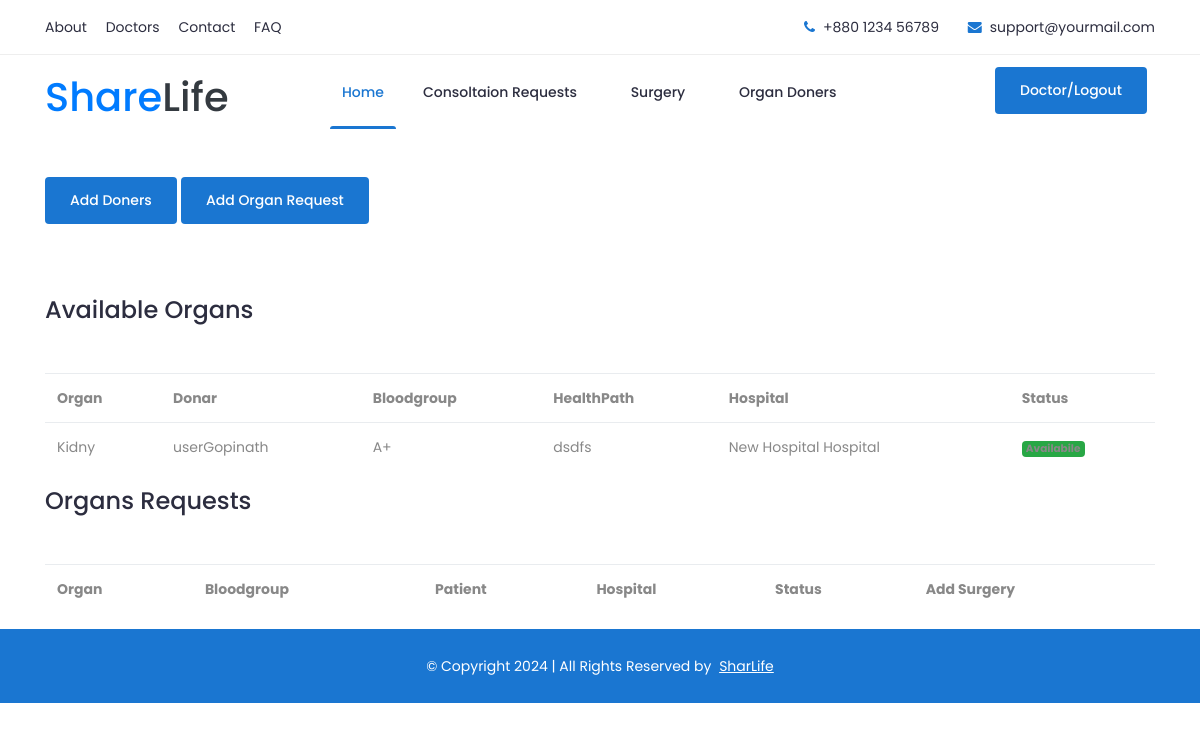
The page /Donation/DoctordonationView (signed in) on the database as committed earlier.
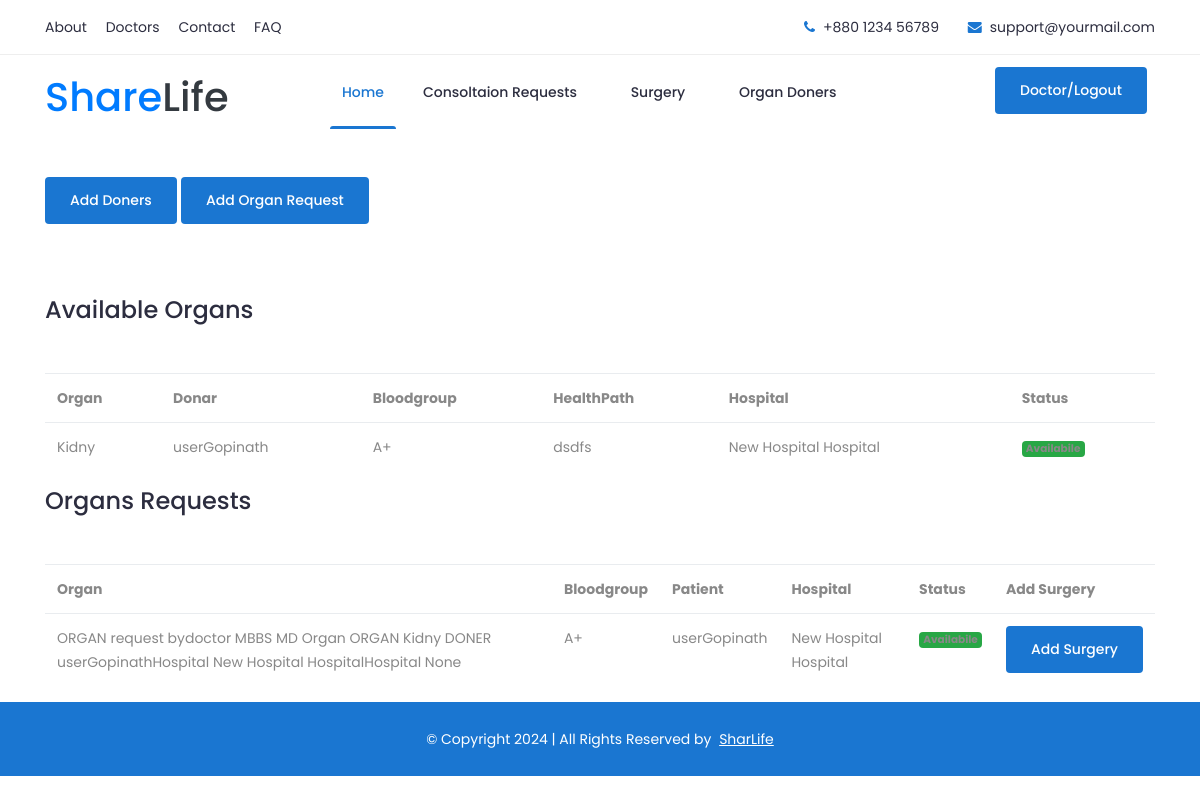
The same page on the database as committed later.
### Donation/models.py (models this page shows)
class OrganDonation(models.Model):
    options = (("A+","A+"),("A-","A-"),("B+","B+"),("B-","B-"),("AB+","AB+"),("AB-","AB-"),("O+","O+"),("O-","O-"))
    doner = models.ForeignKey(UserProfile, on_delete = models.CASCADE, null = True)
    organ = models.CharField(max_length = 255)
    Bloodgroup = models.CharField(max_length=255, choices= options)
    HealthPath = models.CharField(max_length = 1000)
    Hospital = models.ForeignKey(HospitalProfile, on_delete = models.SET_NULL, null = True)
    availability = models.BooleanField(default = True)
    def __str__(self):
        return "ORGAN " + str(self.organ) + " DONER " + str(self.doner) + "Hospital " + str(self.Hospital)

class Organrequest(models.Model):
    Organ = models.ForeignKey(OrganDonation,on_delete = models.CASCADE)
    doctor = models.ForeignKey(DoctorProfile, on_delete = models.SET_NULL, null = True)
    hospitel = models.ForeignKey(HospitalProfile, on_delete = models.SET_NULL, null = True)
    patient = models.ForeignKey(UserProfile, on_delete = models.CASCADE, null = True)
    request_status = models.BooleanField(default = True)
    def __str__(self):
        return "ORGAN request by" + str(self.doctor) + " Organ " + str(self.Organ) + "Hospital " + str(self.hospitel)

### Home/models.py (models this page shows)
class UserProfile(models.Model):
    options = (("A+","A+"),("A-","A-"),("B+","B+"),("B-","B-"),("AB+","AB+"),("AB-","AB-"),("O+","O+"),("O-","O-"))
    last_name = models.CharField(max_length=255)
    date_of_birth = models.DateField(auto_now_add = False)
    Bloodgroup = models.CharField(max_length=255, choices= options)
    Address = models.CharField(max_length=255)
    district = models.CharField(max_length=255)
    state = models.CharField(max_length=255)
    phone = models.CharField(max_length=20)
    profile_pic = models.FileField(upload_to="profilepic")
    user = models.OneToOneField(User,on_delete = models.CASCADE,null = True)
    def __str__(self):
        return str(self.user.first_name) + str(self.last_name)

class HospitalProfile(models.Model):
    user = models.ForeignKey(User, on_delete=models.CASCADE,null = True)
    name = models.CharField(max_length=255)
    Address = models.CharField(max_length=255)
    district = models.CharField(max_length=255)
    state = models.CharField(max_length=255)
    phone = models.CharField(max_length=20)
    profile_pic = models.FileField(upload_to="profilepic")
    active = models.BooleanField(default = False)
    def __str__(self):
        return str(self.name) + " Hospital"

class DoctorProfile(models.Model):
    user = models.ForeignKey(User, on_delete=models.CASCADE,null = True)
    last_name = models.CharField(max_length=255)
    Address = models.CharField(max_length=255)
    district = models.CharField(max_length=255)
    state = models.CharField(max_length=255)
    phone = models.CharField(max_length=20)
    Specilisation = models.CharField(max_length=255)
    profile_pic = models.FileField(upload_to="profilepic")
    active = models.BooleanField(default = False)
    def __str__(self):
        return str(self.user.first_name) + " " + str(self.Specilisation)

### Donation/views.py (the view)
# urls.py: path("DoctordonationView",views.DoctordonationView,name="DoctordonationView"),
def DoctordonationView(request):
    donation = OrganDonation.objects.all()
    donationrequest = Organrequest.objects.filter(doctor = DoctorProfile.objects.get(user  = request.user))
    context = {
        "donation":donation,
        "donationrequest":donationrequest
    }
    return render(request,"organdoners.html",context)

### templates/organdoners.html (shortened to what this page needs)
{% extends 'doctorindex.html' %}
{% block content %}
<div class="container mt-5">
    <a href="{%url 'OrganDonationAdd' %}" class="btn">Add Doners</a>
    <a href="{%url 'AddOrganRequets' %}" class="btn">Add Organ Request</a>
<br><br>
        <br><br>
        <h4>Available Organs</h4><br><br>
    <table class="table">
        <tr>
            <th>Organ</th>
            <th>Donar</th>
            <th>Bloodgroup</th>
            <th>HealthPath</th>
            <th>Hospital</th>
            <th>Status</th>
        </tr>
        {% for i in donation %}
        <tr>
            <td>{{i.organ}}</td>
            <td>{{i.doner}}</td>
            <td>{{i.Bloodgroup}}</td>
            <td>{{i.HealthPath}}</td>
            <td>{{i.Hospital}}</td>
            <td>
                {% if i.availability == False %}
                <span  class="badge bg-warning">Not Availabile</span>
                {% else %}
                <span class="badge bg-success">Availabile</span>
                {% endif %}
            </td>
        </tr>
        {% endfor %}
    </table>
    <h4>Organs Requests</h4><br><br>
    <table class="table">
        <tr>
            <th>Organ</th>
            <th>Bloodgroup</th>
            <th>Patient</th>
            <th>Hospital</th>
            <th>Status</th>
            <th>Add Surgery</th>
        </tr>
        {% for i in donationrequest %}
        <tr>
            <td>{{i}}</td>
            <td>{{i.patient.Bloodgroup}}</td>
            <td>{{i.patient}}</td>
            <td>{{i.Organ.Hospital}}</td>
            <td>
                {% if i.request_status == False %}
                <span  class="badge bg-warning">Not Availabile</span>
                {% else %}
                <span class="badge bg-success">Availabile</span>
                {% endif %}
            </td>
            <td><a href="{%url 'Addsurgery' i.id %}" class="btn btn-info btn-sm">Add Surgery</a></td>
        </tr>
        {% endfor %}
    </table>
</div>
{% endblock %}

Rows that differ between the two databases and show on the page:
added Organrequest: doctor+Organ+hospitel "ORGAN request bydoctor MBBS MD Organ ORGAN Kidny DONER userGopinathHospital New Hospital HospitalHospital None", patient.Bloodgroup "A+", patient "userGopinath", Organ.Hospital "New Hospital Hospital", request_status "Availabile"
